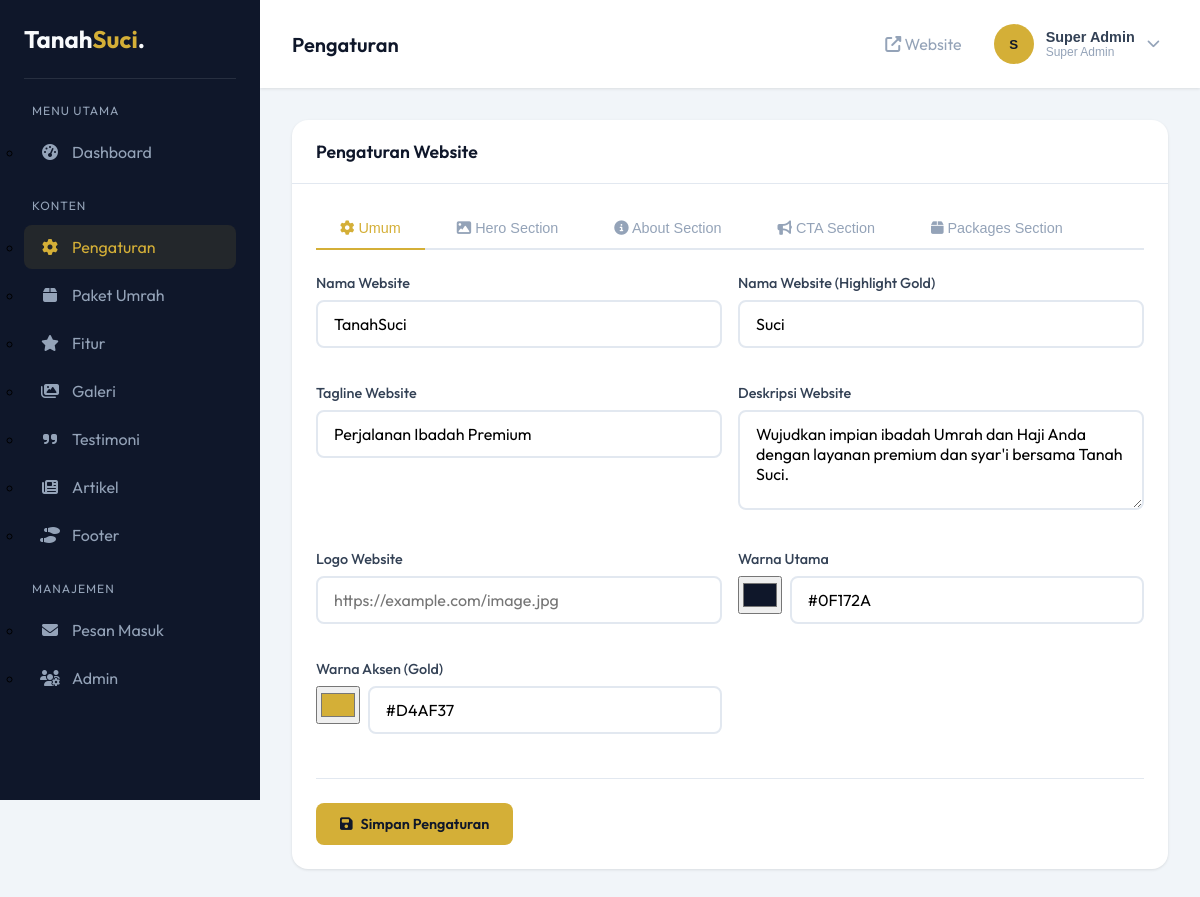
Page /admin/settings.php (signed in) on the committed database.
### tables this page shows
CREATE TABLE IF NOT EXISTS site_settings (  
    id INT AUTO_INCREMENT PRIMARY KEY,
    setting_key VARCHAR(100) NOT NULL UNIQUE COMMENT 'Kunci pengaturan (unik)',
    setting_value TEXT COMMENT 'Nilai pengaturan',
    setting_type ENUM('text', 'textarea', 'image', 'color', 'url', 'number') DEFAULT 'text' COMMENT 'Tipe input',
    setting_group VARCHAR(50) DEFAULT 'general' COMMENT 'Grup pengaturan (general, hero, footer, dll)',
    setting_label VARCHAR(100) COMMENT 'Label tampilan di admin',
    created_at TIMESTAMP DEFAULT CURRENT_TIMESTAMP,
    updated_at TIMESTAMP DEFAULT CURRENT_TIMESTAMP ON UPDATE CURRENT_TIMESTAMP
);

### admin/settings.php (the view, shortened to what this page needs)
<?php
try {
    $db = getDB();
    $stmt = $db->query("SELECT * FROM site_settings ORDER BY setting_group, id");
    $allSettings = $stmt->fetchAll();
    $settingGroups = [];
    foreach ($allSettings as $setting) {
        $settingGroups[$setting['setting_group']][] = $setting;
    }
} catch (PDOException $e) {
    $settingGroups = [];
    $error = 'Gagal mengambil data: ' . $e->getMessage();
}
$groupLabels = [
    'general' => ['label' => 'Umum', 'icon' => 'fa-cog'],
    'hero' => ['label' => 'Hero Section', 'icon' => 'fa-image'],
    'about' => ['label' => 'About Section', 'icon' => 'fa-info-circle'],
    'cta' => ['label' => 'CTA Section', 'icon' => 'fa-bullhorn'],
    'packages' => ['label' => 'Packages Section', 'icon' => 'fa-box']
];
require_once 'includes/header.php';
?>
<div class="card">
    <div class="card-header">
        <h3 class="card-title">Pengaturan Website</h3>
    </div>
    <div class="card-body">
        <div class="tabs">
            <?php $first = true; foreach ($groupLabels as $groupKey => $groupInfo): ?>
                <?php if (isset($settingGroups[$groupKey])): ?>
                    <button class="tab-btn <?= $first ? 'active' : '' ?>" data-tab="tab-<?= $groupKey ?>">
                        <i class="fa-solid <?= $groupInfo['icon'] ?>"></i>
                        <?= $groupInfo['label'] ?>
                    </button>
                    <?php $first = false; ?>
                <?php endif; ?>
            <?php endforeach; ?>
        </div>
        <form method="POST" action="">
            <?php $first = true; foreach ($groupLabels as $groupKey => $groupInfo): ?>
                <?php if (isset($settingGroups[$groupKey])): ?>
                    <div class="tab-content <?= $first ? 'active' : '' ?>" id="tab-<?= $groupKey ?>">
                        <div class="form-row">
                            <?php foreach ($settingGroups[$groupKey] as $setting): ?>
                                <div class="form-group">
                                    <label for="setting_<?= $setting['setting_key'] ?>">
                                        <?= htmlspecialchars($setting['setting_label'] ?? $setting['setting_key']) ?>
                                    </label>
                                    <?php if ($setting['setting_type'] === 'textarea'): ?>
                                        <textarea
                                            id="setting_<?= $setting['setting_key'] ?>"
                                            name="setting_<?= $setting['setting_key'] ?>"
                                            class="form-control"
                                            rows="3"
                                        ><?= htmlspecialchars($setting['setting_value']) ?></textarea>
                                    <?php elseif ($setting['setting_type'] === 'color'): ?>
                                        <div style="display: flex; gap: 0.5rem;">
                                            <input
                                                type="color"
                                                id="color_<?= $setting['setting_key'] ?>"
                                                value="<?= htmlspecialchars($setting['setting_value']) ?>"
                                                style="width: 50px; height: 38px; padding: 2px; cursor: pointer;"
                                                onchange="document.getElementById('setting_<?= $setting['setting_key'] ?>').value = this.value"
                                            >
                                            <input
                                                type="text"
                                                id="setting_<?= $setting['setting_key'] ?>"
                                                name="setting_<?= $setting['setting_key'] ?>"
                                                class="form-control"
                                                value="<?= htmlspecialchars($setting['setting_value']) ?>"
                                                placeholder="#000000"
                                            >
                                        </div>
                                    <?php elseif ($setting['setting_type'] === 'image'): ?>
                                        <input
                                            type="url"
                                            id="setting_<?= $setting['setting_key'] ?>"
                                            name="setting_<?= $setting['setting_key'] ?>"
                                            class="form-control"
                                            value="<?= htmlspecialchars($setting['setting_value']) ?>"
                                            placeholder="https://example.com/image.jpg"
                                        >
                                    <?php else: ?>
                                        <input
                                            type="<?= $setting['setting_type'] === 'number' ? 'number' : 'text' ?>"
                                            id="setting_<?= $setting['setting_key'] ?>"
                                            name="setting_<?= $setting['setting_key'] ?>"
                                            class="form-control"
                                            value="<?= htmlspecialchars($setting['setting_value']) ?>"
                                        >
                                    <?php endif; ?>
                                </div>
                            <?php endforeach; ?>
                        </div>
                    </div>
                    <?php $first = false; ?>
                <?php endif; ?>
            <?php endforeach; ?>
            <div style="margin-top: 1.5rem; padding-top: 1.5rem; border-top: 1px solid #E2E8F0;">
                <button type="submit" class="btn btn-primary">
                    <i class="fa-solid fa-save"></i>
                    Simpan Pengaturan
                </button>
            </div>
        </form>
    </div>
</div>
<?php require_once 'includes/footer.php'; ?>

### rows in the picture
site_settings: setting_label "Nama Website", setting_value "TanahSuci"
site_settings: setting_label "Nama Website (Highlight Gold)", setting_value "Suci"
site_settings: setting_label "Tagline Website", setting_value "Perjalanan Ibadah Premium"
site_settings: setting_label "Deskripsi Website", setting_key+setting_value "Wujudkan impian ibadah Umrah dan Haji Anda dengan layanan premium dan syar'i bersama Tanah Suci."
site_settings: setting_label "Logo Website"
site_settings: setting_label "Warna Utama", setting_key+setting_value "#0f172a", setting_key+setting_value "#0F172A"
site_settings: setting_label "Warna Aksen (Gold)", setting_key+setting_value "#d4af37", setting_key+setting_value "#D4AF37"

### other values in the picture
PAGE_TITLE "Pengaturan"
substr($_SESSION['admin_fullname'] ?? 'A', 0, 1) "S"
$_SESSION['admin_fullname'] "Super Admin"
str_replace('_', ' ', $_SESSION['admin_role'] ?? 'admin') "Super Admin"
$groupInfo['label'] "Umum"
$groupInfo['label'] "Hero Section"
$groupInfo['label'] "About Section"
$groupInfo['label'] "CTA Section"
$groupInfo['label'] "Packages Section"
